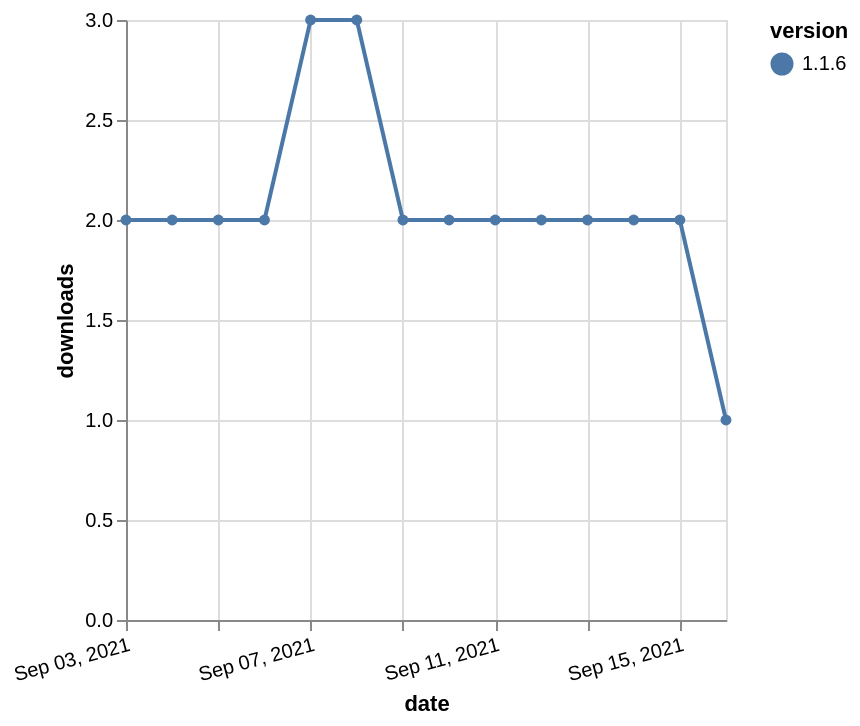

This figure's Vega-Lite source:
### Vega-Lite specification from a JSON file in a GitHub repository (floating-point values rounded to 4 significant figures)
{"$schema": "https://vega.github.io/schema/vega-lite/v5.json", "description": "A simple bar chart with embedded data.", "data": {"values": [{"date": "2021-09-03", "total": 2629, "delta": 2, "version": "1.1.6"}, {"date": "2021-09-04", "total": 2631, "delta": 2, "version": "1.1.6"}, {"date": "2021-09-05", "total": 2633, "delta": 2, "version": "1.1.6"}, {"date": "2021-09-06", "total": 2635, "delta": 2, "version": "1.1.6"}, {"date": "2021-09-07", "total": 2638, "delta": 3, "version": "1.1.6"}, {"date": "2021-09-08", "total": 2641, "delta": 3, "version": "1.1.6"}, {"date": "2021-09-09", "total": 2643, "delta": 2, "version": "1.1.6"}, {"date": "2021-09-10", "total": 2645, "delta": 2, "version": "1.1.6"}, {"date": "2021-09-11", "total": 2647, "delta": 2, "version": "1.1.6"}, {"date": "2021-09-12", "total": 2649, "delta": 2, "version": "1.1.6"}, {"date": "2021-09-13", "total": 2651, "delta": 2, "version": "1.1.6"}, {"date": "2021-09-14", "total": 2653, "delta": 2, "version": "1.1.6"}, {"date": "2021-09-15", "total": 2655, "delta": 2, "version": "1.1.6"}, {"date": "2021-09-16", "total": 2656, "delta": 1, "version": "1.1.6"}]}, "width": "container", "mark": {"type": "line", "point": {"filled": true}}, "encoding": {"x": {"field": "date", "type": "temporal", "timeUnit": "yearmonthdate", "title": "date", "axis": {"labelAngle": -15}}, "y": {"field": "delta", "type": "quantitative", "title": "downloads"}, "color": {"field": "version", "type": "nominal"}, "tooltip": {"field": "delta"}}}
